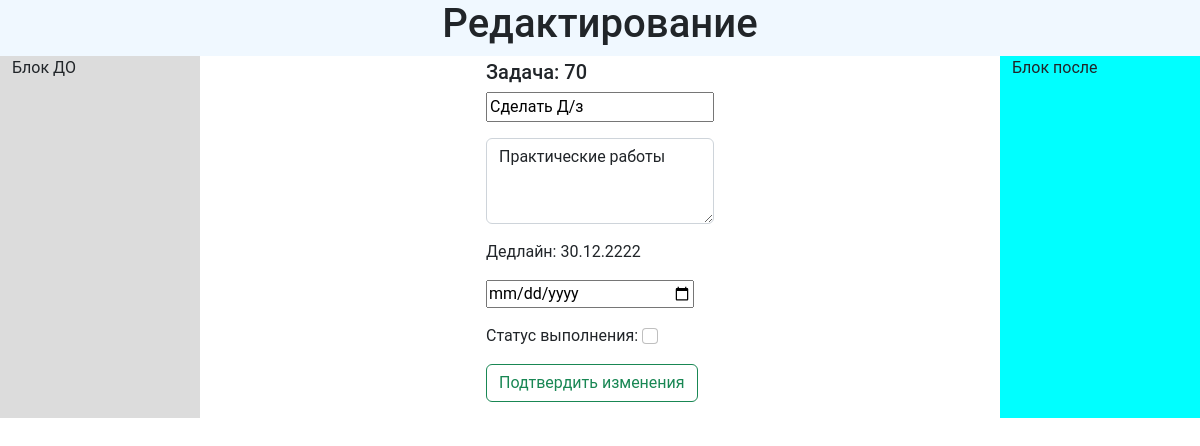
The app's page /edit/70/ with its own data.
### mysite/models.py (models this page shows, shortened)
class ToDo(models.Model):
    title = models.CharField('Название задания', max_length=500)
    is_complete = models.BooleanField('Завершено', default=False)
    description = models.TextField(null=True)
    created = models.DateTimeField(verbose_name='Время создания', default=datetime.datetime.now())
    deadline = models.DateField(null=True)
    class Meta:
        verbose_name = 'Задание'
        verbose_name_plural = 'Задания'

### mysite/views.py (the view)
# urls.py: path('edit/<int:todo_id>/', views.edit, name='edit'),
def edit(request, todo_id):
    todos = ToDo.objects.get(id=todo_id)
    context = {'todos': todos, 'title': 'Редактирование'}
    return render(request, 'mysite/edit.html', context)

### templates/mysite/edit.html (shortened to what this page needs)
{% extends 'mysite/layout.html' %}
{% block content %}
    <div class="container-fluid">
        <div class="row">
            <div style="background: aliceblue" class="col-md-12 col-xl-12">
                <h1 class="text-center">Редактирование</h1>
            </div>
        </div>
    </div>
    <div class="container-fluid">
        <div class="row mb-3">
            <div style="background: gainsboro" class="col-sm-2 col-md-2 col-xl-2">Блок ДО</div>
            <div  class="col-xl-8 col-md-8 col-sm-8 d-flex justify-content-center" >
                <form action="{% url 'update' todo_id=todos.id %}" method="post">
                    <label class="h5 mt-1">Задача: {{ todos.id }}</label>
                    <div class="mb-3">
                        <input type="text"  name="title" value="{{ todos.title }}">
                    </div>
                    <div class="mb-3">
                        <textarea class="form-control" rows="3"   name="description" >{{ todos.description }}</textarea>
                    </div>
                    <div class="mb-3">
                        {% if todos.deadline == None %}
                            <p>Дедлайн: Не задан</p>
                        {% else %}
                            <p>Дедлайн: {{ todos.deadline|date:"d.m.Y" }}</p>
                        {% endif %}
                    </div>
                    <div class="mb-3">
                        <input style="min-width: 13rem" type="date" name="deadline" value="{{todos.deadline}}">
                    </div>
                    <div class="mb-3">
                        {% if todos.is_complete == True %}
                            <label>Статус выполнения:</label><input class="form-check-input" type="checkbox"  name="is_complete" value="{{ todos.is_complete }}" checked>
                        {% else %}
                           <label>Статус выполнения:</label> <input class="form-check-input" type="checkbox"  name="is_complete" value="{{ todos.is_complete }}">
                        {% endif %}
                    </div>
                    <button style="min-width: 13rem" class="btn btn-outline-success mb-3" type="submit" >Подтвердить изменения</button>
                </form>
            </div>
            <div style="background: aqua" class="col-sm-2 col-md-2 col-xl-2">Блок после</div>
        </div>
    </div>
{% endblock content %}

### records on screen
ToDo: id "70", title "Сделать Д/з", description "Практические работы", deadline "30.12.2222"
